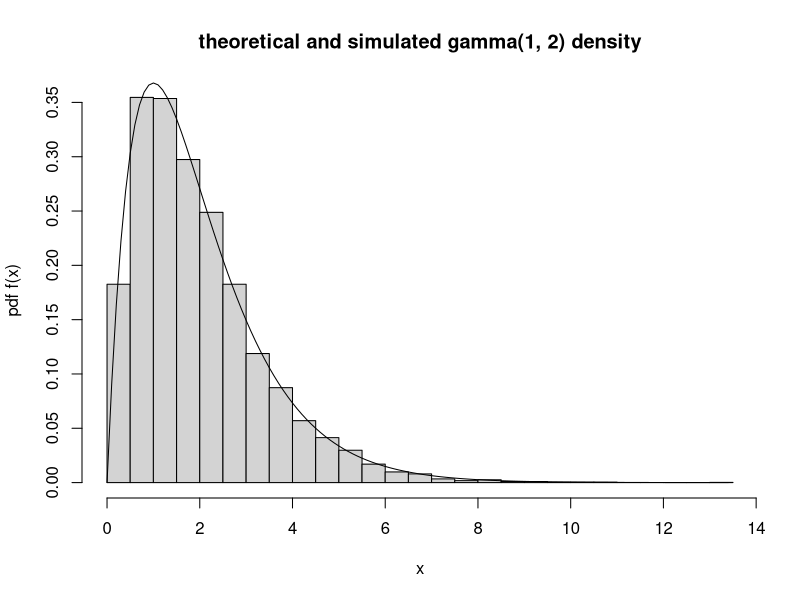

R code for this plot:
# program spuRs/resources/scripts/gamma.sim.r

gamma.sim <- function(lambda, m) {
  # sim a gamma(lambda, m) rv using rejection with an exp envelope
  # assumes m > 1 and lambda > 0
  f <- function(x) lambda^m*x^(m-1)*exp(-lambda*x)/gamma(m)
  h <- function(x) lambda/m*exp(-lambda/m*x)
  k <- m^m*exp(1-m)/gamma(m)
  while (TRUE) {
    X <- -log(runif(1))*m/lambda
    Y <- runif(1, 0, k*h(X))
    if (Y < f(X)) return(X)
  }
}

set.seed(1999)
n <- 10000
g <- rep(0, n)
for (i in 1:n) g[i] <- gamma.sim(1, 2)
hist(g, breaks=20, freq=F, xlab="x", ylab="pdf f(x)",
  main="theoretical and simulated gamma(1, 2) density")
x <- seq(0, max(g), .1)
lines(x, dgamma(x, 2, 1))
